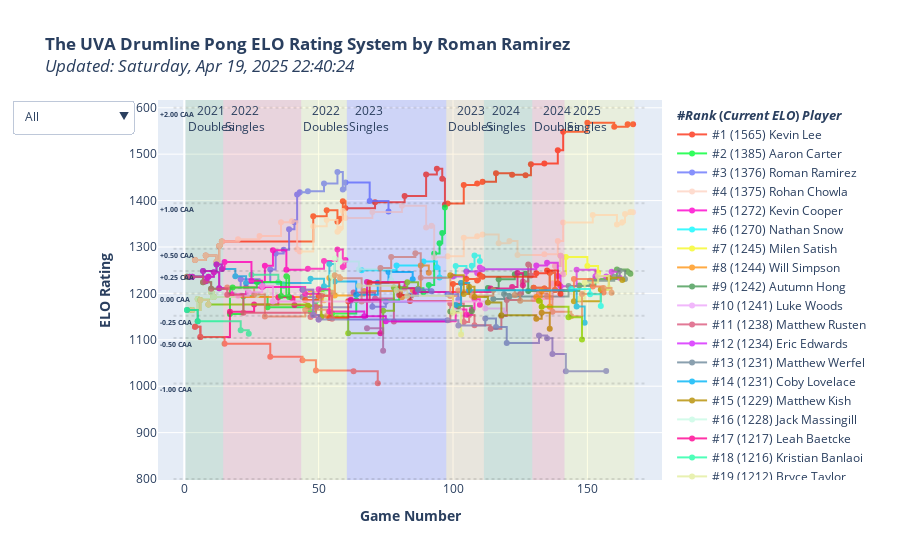

Here is the notebook cell this chart was saved with:
### Code cell
import plotly.graph_objects as go
import plotly.colors as pc

average_elo = 1200
cup_diffs = [-2, -1, -0.5, -0.25, 0, 0.25, 0.5, 1, 2]
expected_elos = [average_elo - expected_score_inverse(x) for x in cup_diffs]

fig = go.Figure()

# CAA is cups against average (like WAR)
# how many cups will you make against the average player?

hrect_colors = pc.sequential.Turbo
hrect_annots = ['-1.00 CAA','-0.50 CAA','-0.25 CAA','0.00 CAA','+0.25 CAA','+0.50 CAA', '+1.00 CAA', '+2.00 CAA']
for i in range(len(expected_elos) - 1):
    fig.add_hrect(
        annotation_position="top left",
        y0=expected_elos[i],
        y1=expected_elos[i+1],
        fillcolor=hrect_colors[i % len(hrect_colors)],
        opacity=0,
        line_width=0,
        annotation=dict(
            text=f'<b>{hrect_annots[i]}</b>',
            font=dict(
                size=7
            )
        )
    )

ranking = 1
trace_colors = pc.qualitative.Light24
for (i, (player,current_rating)) in enumerate(sorted(elo.items(), key=lambda x:x[1], reverse=True)):
    fig.add_trace(go.Scatter(
        x=elo_time_table.index,
        y=elo_time_table[player],
        name=f'#{ranking} ({current_rating:.0f}) {player}',
        mode='lines+markers',
        connectgaps=True,
        text=[f"<br><b>Before-Game ELO: </b>{x[2]:.0f}<br><b>Expected Cups Against Opponent: </b>{x[0]:+.2f}<br><b>Expected Cups Against Average: </b>{x[1]:+.2f}<br><br><b>Change in ELO:</b> {x[3]:+.0f}<br>" for x in zip(
                ec_time_table[player],
                caa_time_table[player],
                prev_elo_time_table[player],
                d_elo_time_table[player]
            )
        ],
        # text=[f"<b>Change in ELO:</b> {c:.0f}<br>" for c in d_elo_time_table[player]],
        line=dict(
            shape = 'hv',
            color=trace_colors[i % len(trace_colors)]
        )
        # maybe add a per-match section of expected score diff
    ))
    ranking += 1

for (i, season) in enumerate(seasons):
    fig.add_vrect(
        annotation_text=season_labels[i],
        annotation_position="top left",
        x0=matches_table['event'][matches_table['event'] == season].index[0] + 0.5,
        x1=matches_table['event'][matches_table['event'] == season].index[-1] + 1.5,
        fillcolor=vrect_colors[i % len(vrect_colors)],
        opacity=0.1,
        line_width=0,
    )

dropdown_labels = [
    "All",
    "2019 Season",
    "2020 Season",
    "2021 Season",
    "2022 Season",
    "2023 Season",
    "Snares",
    "Tenors",
    "Basses",
    "Cymbals",
    "Pit/Cymbals",
    "Non-Marchers",
    "2022 Grads",
    "2023 Grads",
    "2024 Grads",
    "2025 Grads",
    "2026 Grads",
    "2027 Grads",
    "2021 Doubles",
    "2022 Singles",
    "2022 Doubles",
    "2023 Singles",
    "2023 Doubles",
    "2024 Singles",
    "2024 Doubles" #,
    # "2023 Beach Week"
]
dropdown_categories = [
    [True for _ in sorted_players_table['player']],
    [((type(x) != float)&(x != 'non-marcher')) for x in sorted_players_table['2019']],
    [((type(x) != float)&(x != 'non-marcher')) for x in sorted_players_table['2020']],
    [((type(x) != float)&(x != 'non-marcher')) for x in sorted_players_table['2021']],
    [((type(x) != float)&(x != 'non-marcher')) for x in sorted_players_table['2022']],
    [((type(x) != float)&(x != 'non-marcher')) for x in sorted_players_table['2023']],
    [x > 0 for x in sorted_players_table[['2019', '2020', '2021', '2022', '2023']].apply(lambda x: x == 'snare').sum(axis=1)],
    [x > 0 for x in sorted_players_table[['2019', '2020', '2021', '2022', '2023']].apply(lambda x: x == 'tenors').sum(axis=1)],
    [x > 0 for x in sorted_players_table[['2019', '2020', '2021', '2022', '2023']].apply(lambda x: x == 'bass').sum(axis=1)],
    [x > 0 for x in sorted_players_table[['2019', '2020', '2021', '2022', '2023']].apply(lambda x: x == 'cymbals').sum(axis=1)],
    [x > 0 for x in sorted_players_table[['2019', '2020', '2021', '2022', '2023']].apply(lambda x: x == 'pit-cymbals').sum(axis=1)],
    [x > 0 for x in sorted_players_table[['2019', '2020', '2021', '2022', '2023']].apply(lambda x: x == 'non-marcher').sum(axis=1)],
    [x == '2022' for x in sorted_players_table['grad_year']],
    [x == '2023' for x in sorted_players_table['grad_year']],
    [x == '2024' for x in sorted_players_table['grad_year']],
    [x == '2025' for x in sorted_players_table['grad_year']],
    [x == '2026' for x in sorted_players_table['grad_year']],
    [x == '2027' for x in sorted_players_table['grad_year']],
    [not np.isnan(x) for x in sorted_players_table['seed_2021_2s']],
    [not np.isnan(x) for x in sorted_players_table['seed_2022_1s']],
    [not np.isnan(x) for x in sorted_players_table['seed_2022_2s']],
    [not np.isnan(x) for x in sorted_players_table['seed_2023_1s']],
    [not np.isnan(x) for x in sorted_players_table['seed_2023_2s']],
    [not np.isnan(x) for x in sorted_players_table['seed_2024_1s']],
    [not np.isnan(x) for x in sorted_players_table['seed_2024_2s']]
    # [x == True for x in sorted_players_table['beach_week_2023']]
]

def active_ranking(cat):
    i = 0
    t = 0
    retList = list()
    for c in cat:
        retList.append(f"#{i+1} ({sorted_players_table['current_elo'][t]:.0f}) {sorted_players_table['player'][t]}")
        if c is True:
            i += 1
        t += 1
    return retList 

dropdown_dicts = [
    dict(
    label=label,
    method='restyle',
    args=[{"visible": category, "name": active_ranking(category)}]
    ) for (label, category) in zip(dropdown_labels, dropdown_categories)
]


fig.update_layout(
    title=f'<b>The UVA Drumline Pong ELO Rating System by Roman Ramirez</b><br><i>Updated: {str(datetime.datetime.now().strftime("%A, %b %d, %Y %H:%M:%S"))}',#</i> *Note that non-tournament games were recorded only after 2023 Singles.',
    xaxis_title='<b>Game Number</b>',
    yaxis_title='<b>ELO Rating</b>',

    updatemenus=[
        dict(
            active=0,
            buttons=dropdown_dicts
            ,
        )       
    ]
)

team1_list = list()
team2_list = list()
for (i, row) in matches_table.iterrows():
    if type(row.t1p2) is not str:
        team1_list.append(row.t1p1)
    else:
        team1_list.append(row.t1p1 + " and " + row.t1p2)

    if type(row.t2p2) is not str:
        team2_list.append(row.t2p1)
    else:
        team2_list.append(row.t2p1 + " and " + row.t2p2)

customdata = np.stack((team1_list, team2_list, matches_table['score1'], matches_table['score2'], matches_table['date']), axis=-1)
hovertemplate = (
    '<i>%{customdata[4]|%A, %B %d, %Y}, Game %{x}</i><br>' +
    '<b>%{fullData.name}</b><br><br>' + 
    '<b>%{customdata[0]} vs. %{customdata[1]}</b><br>' +
    '<b>Final Score:</b> %{customdata[2]}-%{customdata[3]}<br>' + 
    '%{text}' + 
    '<b>After-Game ELO:</b> %{y:,.0f}<br>' +
    '<extra></extra>'
)

fig.update_traces(
    customdata=customdata,
    hovertemplate=hovertemplate,
    opacity=0.8,
    legendgrouptitle_text='<b>#<i>Rank</i> (<i>Current ELO</i>) <i>Player</i></b>'
)

for (cd, eo) in zip(cup_diffs, expected_elos):
    fig.add_shape(
        type='line',
        x0=elo_time_table.index.min() - 5,
        y0=eo,
        x1=elo_time_table.index.max() + 5,
        y1=eo,
        line=dict(
            color='black',
            dash='dot'
        ),
        opacity=0.10,
    )
    # fig.add_trace(
    #     go.Scatter(
    #         x=[elo_time_table.index.min() - 5],
    #         y=[eo],
    #         text=f"{cd} cups",
    #         mode="text",
    #         textfont=dict(
    #             size=7,
    #         ),
    #         showlegend=False
    #     )
    # )

fig.show()
fig.write_html("index.html")
